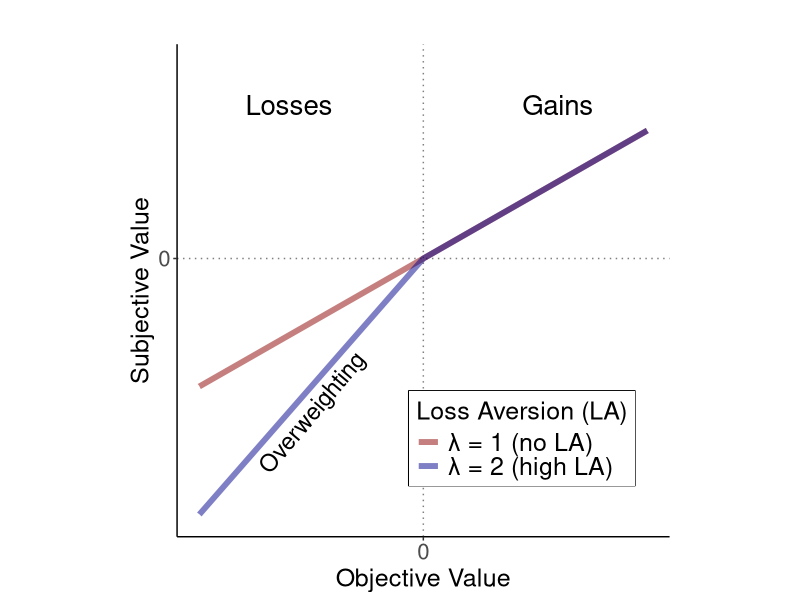
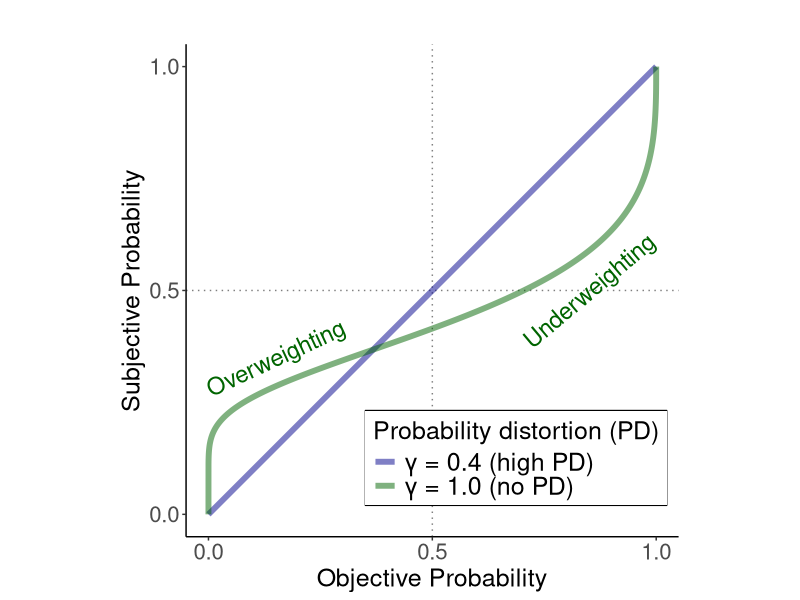
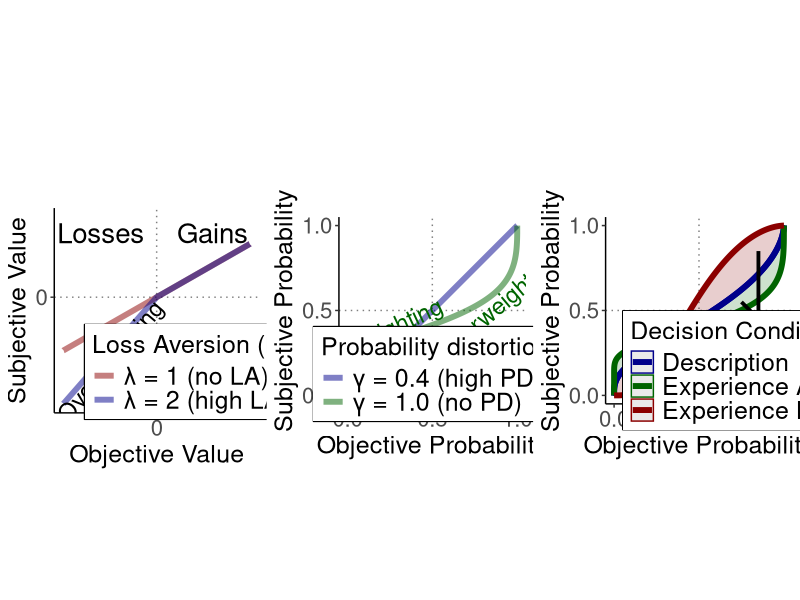
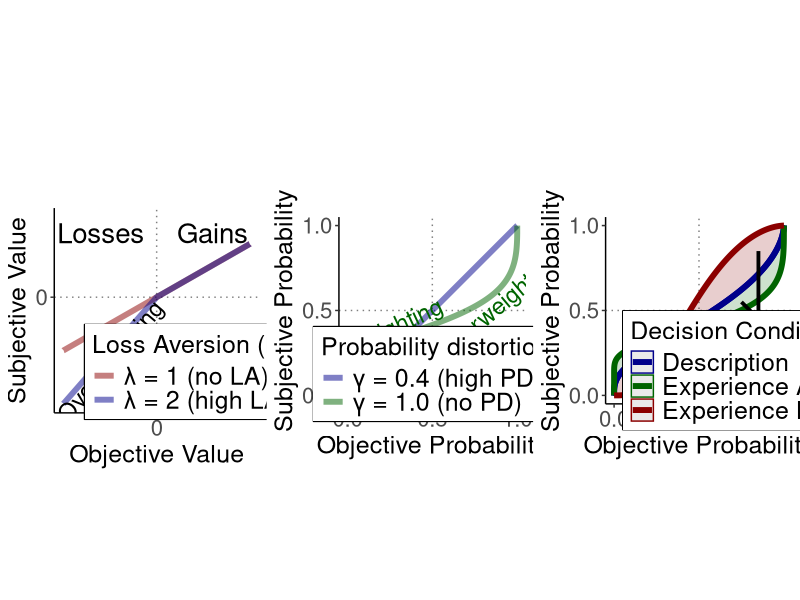
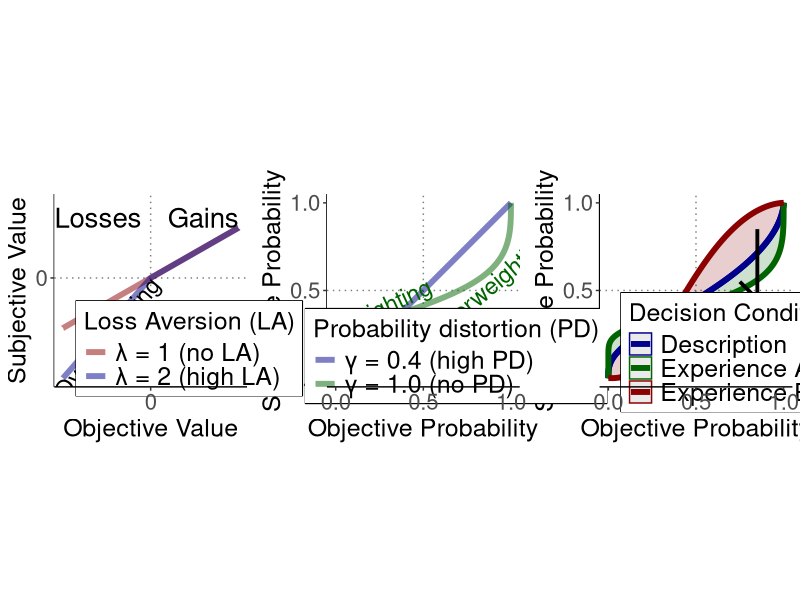

R code for these plots, in order:
library(tidyverse)
library(gridExtra)



# Used for Fig. 1



value_function <- function (v, lambda) {
  
  subj_v <- sapply(v, FUN= function(x) {
    if (x > 0) {
      subjective_value <- x
    } else if (x < 0) {
      subjective_value <- lambda * x
    } else {
      subjective_value <- 0
    }
    return(subjective_value)
  })
  
  return(subj_v)
  
}

x <- seq(from=-100, to=100, by=.01)
y1 <- value_function(x, 1)
y2 <- value_function(x, 2)


df_value <- data.frame(x, y1, y2)
df_value <- df_value %>% pivot_longer(c("y1", "y2")) %>% mutate(name=recode(name, y1 = "λ = 1 (no LA)", y2="λ = 2 (high LA)"))



p1 <- ggplot(df_value, aes(x=x, y = value, color=name)) + 
  geom_vline(xintercept=0, alpha=.5, linetype="dotted") +
  geom_hline(yintercept=0, alpha=.5, linetype="dotted") +
  geom_line( size=2, alpha=.5) +
  theme_classic() + 
  ylim(c(-100, 100)) +
  xlim(c(-100,100)) + 
  scale_y_continuous(breaks=c(0), limits=c(-200,150))+
  scale_x_continuous(breaks=c(0), limits=c(-100,100))+
  labs(x="Objective Value", y="Subjective Value", color="Loss Aversion (LA)", title="") +
  theme(axis.text = element_text(size=16),
        axis.title=element_text(size=18),
        legend.text = element_text(size=18),
        legend.title = element_text(size=18),
        plot.title=element_text(size=22),
        legend.position=c(.7, .2),
        legend.box.background = element_rect(colour = "black", size=.5),
        legend.spacing.y = unit(0, "mm"),
        aspect.ratio=1) +
  scale_color_manual(values=c("darkred", "darkblue")) + 
  annotate("text", y=-120, x=-50, angle=50, size=6, label="Overweighting") + 
  annotate("text", y=120, x=-60, size=7, label="Losses")+ 
  annotate("text", y=120, x=60, size=7, label="Gains")

p1



probability_weighting_function <- function(p, gamma) {
  return(  exp( - (  - log(p) )^gamma  )  )
}


p <- seq(0, 1, by=.0001)
yp1 <- probability_weighting_function(p, .35)
yp2 <- probability_weighting_function(p, 1)

dfp <- data.frame(p, yp1, yp2) %>% pivot_longer(c("yp1","yp2"))  %>%
  mutate(name=recode(name, yp1 = "γ = 1.0 (no PD)", yp2="γ = 0.4 (high PD)"))

p2 <- ggplot(dfp, aes(x=p, y=value, color=name)) + 
  geom_vline(xintercept=0.5, alpha=.5, linetype="dotted") +
  geom_hline(yintercept=0.5, alpha=.5, linetype="dotted") +
  geom_line(size=2, alpha=.5) + 
  theme_classic() + 
  scale_y_continuous(breaks=c(0,.5,1))+
  scale_x_continuous(breaks=c(0,.5,1))+
  labs(x="Objective Probability", y="Subjective Probability", color="Probability distortion (PD)", title="") +
  theme(axis.text = element_text(size=16),
        axis.title=element_text(size=18),
        legend.text = element_text(size=18),
        legend.title = element_text(size=18),
        plot.title=element_text(size=22),
        legend.position=c(.67, .16),
        legend.box.background = element_rect(colour = "black", size=.5),
        legend.spacing.y = unit(0, "mm"),
        aspect.ratio=1) +
  scale_color_manual(values=c("darkblue", "darkgreen")) +
  annotate("text", y=0.35, x=0.15, angle=25, size=6, color="darkgreen", label="Overweighting")+
  annotate("text", y=0.50, x=0.85, angle=40, size=6, color="darkgreen", label="Underweighting")


p2









p <- seq(0, 1, by=.0001)
yp1 <- probability_weighting_function(p, .3)
yp2 <- probability_weighting_function(p, .6)
yp3 <- probability_weighting_function(p, 1.7)
dfp <- data.frame(p, yp1, yp2, cond = rep("1", times=length(p))) %>% mutate(higher = ifelse(yp1>yp2, yp1, yp2), lower=ifelse(yp1<yp2, yp1, yp2)) %>% 
  pivot_longer(c("yp1","yp2"))  %>% mutate(name=recode(name, yp1 = "Experience A", yp2="Description"))
dfp2 <- data.frame(p, yp2, yp3, cond = rep("2", times=length(p))) %>% mutate(higher = ifelse(yp3>yp2, yp3, yp2), lower=ifelse(yp3<yp2, yp3, yp2)) %>% 
  pivot_longer(c("yp3","yp2"))  %>% mutate(name=recode(name, yp3 = "Experience B", yp2="Description"))

dfp <- rbind(dfp, dfp2)



p3 <- ggplot(dfp, aes(x=p, y=value, color=name, fill=cond,ymin=higher, ymax=lower)) +
  geom_ribbon(alpha=.1) +
  geom_vline(xintercept=0.5, alpha=.5, linetype="dotted") +
  geom_hline(yintercept=0.5, alpha=.5, linetype="dotted") +
  geom_line(size=2) + 
  theme_classic() + 
  scale_y_continuous(breaks=c(0,.5,1))+
  scale_x_continuous(breaks=c(0,.5,1))+
  labs(x="Objective Probability", y="Subjective Probability", color="Decision Condition", title="") +
  theme(axis.text = element_text(size=16),
        axis.title=element_text(size=18),
        legend.text = element_text(size=18),
        legend.title = element_text(size=18),
        plot.title=element_text(size=22),
        legend.position=c(.7, .18),
        legend.box.background = element_rect(colour = "black", size=.5),
        legend.spacing.y = unit(0, "mm"),
        aspect.ratio=1) +
  scale_color_manual(values=c("darkblue", "darkgreen", "darkred"))+
  scale_fill_manual(values=c("darkgreen", "darkred")) +
  annotate("segment", x=.85, y=.45, yend=.85, xend=.85, size=1.3) + 
  annotate("segment", x=.85, y=.45, yend=.55, xend=.75, size=1.3) + 
  annotate("text", x=.85, y=.4, label="DE-Gaps",size=6) + 
  guides(fill="none")











library(gridExtra)
library(grid)

t <- grid.arrange(p1, p2, p3, nrow=1, top = textGrob("",gp=gpar(fontsize=30,font=2)))

grid.arrange(p1, p2, p3, nrow=1, top = textGrob("",gp=gpar(fontsize=30,font=2)))

egg::ggarrange(p1, p2, p3, nrow=1)
